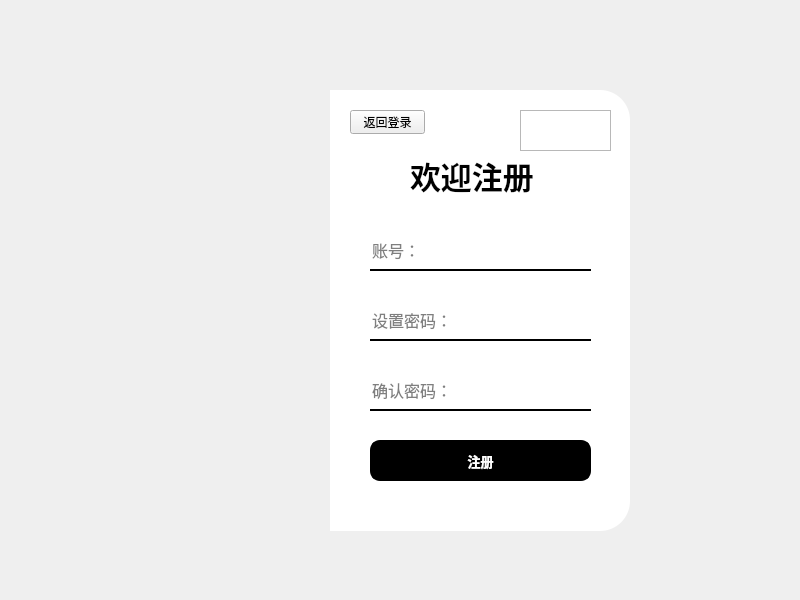
<?xml version="1.0" encoding="UTF-8"?>
<ui version="4.0">
 <class>RegisterWidget</class>
 <widget class="QMainWindow" name="RegisterWidget">
  <property name="geometry">
   <rect>
    <x>0</x>
    <y>0</y>
    <width>800</width>
    <height>600</height>
   </rect>
  </property>
  <property name="windowTitle">
   <string>MainWindow</string>
  </property>
  <widget class="QWidget" name="centralwidget">
   <widget class="QFrame" name="frame">
    <property name="geometry">
     <rect>
      <x>520</x>
      <y>110</y>
      <width>91</width>
      <height>41</height>
     </rect>
    </property>
    <property name="styleSheet">
     <string notr="true">QPushButton{
border:none;
}
QPushButton:hover{
padding-bottom:5px;
}</string>
    </property>
    <property name="frameShape">
     <enum>QFrame::StyledPanel</enum>
    </property>
    <property name="frameShadow">
     <enum>QFrame::Raised</enum>
    </property>
    <layout class="QHBoxLayout" name="horizontalLayout">
     <item>
      <widget class="QPushButton" name="btn_minimize">
       <property name="text">
        <string/>
       </property>
       <property name="icon">
        <iconset resource="resources.qrc">
         <normaloff>:/icons/images/icons/icon_minimize1.png</normaloff>:/icons/images/icons/icon_minimize1.png</iconset>
       </property>
      </widget>
     </item>
     <item>
      <widget class="QPushButton" name="btn_close">
       <property name="text">
        <string/>
       </property>
       <property name="icon">
        <iconset resource="resources.qrc">
         <normaloff>:/icons/images/icons/icon_close1.png</normaloff>:/icons/images/icons/icon_close1.png</iconset>
       </property>
      </widget>
     </item>
    </layout>
   </widget>
   <widget class="QLabel" name="label_error">
    <property name="geometry">
     <rect>
      <x>430</x>
      <y>360</y>
      <width>151</width>
      <height>21</height>
     </rect>
    </property>
    <property name="font">
     <font>
      <pointsize>10</pointsize>
     </font>
    </property>
    <property name="text">
     <string/>
    </property>
   </widget>
   <widget class="QLabel" name="label_3">
    <property name="geometry">
     <rect>
      <x>410</x>
      <y>160</y>
      <width>131</width>
      <height>51</height>
     </rect>
    </property>
    <property name="font">
     <font>
      <family>幼圆</family>
      <pointsize>23</pointsize>
      <bold>true</bold>
     </font>
    </property>
    <property name="text">
     <string>欢迎注册</string>
    </property>
   </widget>
   <widget class="QLineEdit" name="lineEdit_password_2">
    <property name="geometry">
     <rect>
      <x>370</x>
      <y>360</y>
      <width>221</width>
      <height>41</height>
     </rect>
    </property>
    <property name="font">
     <font>
      <pointsize>12</pointsize>
     </font>
    </property>
    <property name="styleSheet">
     <string notr="true">border:none;
border-bottom:2px solid rgb(0, 0, 0);</string>
    </property>
    <property name="echoMode">
     <enum>QLineEdit::Password</enum>
    </property>
    <property name="placeholderText">
     <string>确认密码：</string>
    </property>
   </widget>
   <widget class="QLineEdit" name="lineEdit_username_2">
    <property name="geometry">
     <rect>
      <x>370</x>
      <y>240</y>
      <width>221</width>
      <height>41</height>
     </rect>
    </property>
    <property name="font">
     <font>
      <pointsize>12</pointsize>
     </font>
    </property>
    <property name="styleSheet">
     <string notr="true">border:none;
border-bottom:2px solid rgb(0, 0, 0);</string>
    </property>
    <property name="placeholderText">
     <string>设置账号：</string>
    </property>
   </widget>
   <widget class="QPushButton" name="btn_back">
    <property name="geometry">
     <rect>
      <x>350</x>
      <y>100</y>
      <width>75</width>
      <height>24</height>
     </rect>
    </property>
    <property name="text">
     <string>返回登录</string>
    </property>
   </widget>
   <widget class="QFrame" name="frame_2">
    <property name="geometry">
     <rect>
      <x>370</x>
      <y>460</y>
      <width>221</width>
      <height>55</height>
     </rect>
    </property>
    <property name="styleSheet">
     <string notr="true">QPushButton{
	border:none;
}
QPushButton:pressed{
	padding-top:5px;
	padding-left:5px;
}</string>
    </property>
    <property name="frameShape">
     <enum>QFrame::StyledPanel</enum>
    </property>
    <property name="frameShadow">
     <enum>QFrame::Raised</enum>
    </property>
    <layout class="QHBoxLayout" name="horizontalLayout_2">
     <item>
      <widget class="QPushButton" name="btn_LoginByWechat">
       <property name="text">
        <string/>
       </property>
       <property name="icon">
        <iconset resource="resources.qrc">
         <normaloff>:/images/images/images/WeChat.png</normaloff>:/images/images/images/WeChat.png</iconset>
       </property>
       <property name="iconSize">
        <size>
         <width>35</width>
         <height>35</height>
        </size>
       </property>
      </widget>
     </item>
     <item>
      <widget class="QPushButton" name="btn_LoginByQQ">
       <property name="text">
        <string/>
       </property>
       <property name="icon">
        <iconset resource="resources.qrc">
         <normaloff>:/images/images/images/QQ.png</normaloff>:/images/images/images/QQ.png</iconset>
       </property>
       <property name="iconSize">
        <size>
         <width>35</width>
         <height>35</height>
        </size>
       </property>
      </widget>
     </item>
     <item>
      <widget class="QPushButton" name="btn_LoginByQRcode">
       <property name="text">
        <string/>
       </property>
       <property name="icon">
        <iconset resource="resources.qrc">
         <normaloff>:/images/images/images/QR-code.png</normaloff>:/images/images/images/QR-code.png</iconset>
       </property>
       <property name="iconSize">
        <size>
         <width>35</width>
         <height>35</height>
        </size>
       </property>
      </widget>
     </item>
    </layout>
   </widget>
   <widget class="QPushButton" name="btn_login">
    <property name="geometry">
     <rect>
      <x>370</x>
      <y>430</y>
      <width>221</width>
      <height>41</height>
     </rect>
    </property>
    <property name="font">
     <font>
      <family>Arial</family>
      <pointsize>10</pointsize>
      <bold>true</bold>
     </font>
    </property>
    <property name="styleSheet">
     <string notr="true">QPushButton{
	background-color: rgb(0,0,0);
	color: rgb(255,255,255);
	border:2px solid rgb(0,0,0);
	border-radius:10px;
}
QPushButton:pressed{
padding-top:5px;
padding-left:5px;
}</string>
    </property>
    <property name="text">
     <string>注册</string>
    </property>
   </widget>
   <widget class="QLabel" name="label_2">
    <property name="geometry">
     <rect>
      <x>330</x>
      <y>90</y>
      <width>300</width>
      <height>441</height>
     </rect>
    </property>
    <property name="styleSheet">
     <string notr="true">background-color: rgb(255, 255, 255);
border-top-right-radius:30px;
border-bottom-right-radius:30px;</string>
    </property>
    <property name="text">
     <string/>
    </property>
   </widget>
   <widget class="QLineEdit" name="lineEdit_password">
    <property name="geometry">
     <rect>
      <x>370</x>
      <y>300</y>
      <width>221</width>
      <height>41</height>
     </rect>
    </property>
    <property name="font">
     <font>
      <pointsize>12</pointsize>
     </font>
    </property>
    <property name="styleSheet">
     <string notr="true">border:none;
border-bottom:2px solid rgb(0, 0, 0);</string>
    </property>
    <property name="echoMode">
     <enum>QLineEdit::Password</enum>
    </property>
    <property name="placeholderText">
     <string>设置密码：</string>
    </property>
   </widget>
   <widget class="QLabel" name="label">
    <property name="geometry">
     <rect>
      <x>50</x>
      <y>90</y>
      <width>280</width>
      <height>441</height>
     </rect>
    </property>
    <property name="styleSheet">
     <string notr="true">border-image: url(:/images/images/images/login.png);
border-top-left-radius:30px;
border-bottom-left-radius:30px;</string>
    </property>
    <property name="text">
     <string/>
    </property>
   </widget>
   <widget class="QLineEdit" name="lineEdit_username">
    <property name="geometry">
     <rect>
      <x>370</x>
      <y>230</y>
      <width>221</width>
      <height>41</height>
     </rect>
    </property>
    <property name="font">
     <font>
      <pointsize>12</pointsize>
     </font>
    </property>
    <property name="styleSheet">
     <string notr="true">border:none;
border-bottom:2px solid rgb(0, 0, 0);</string>
    </property>
    <property name="placeholderText">
     <string>账号：</string>
    </property>
   </widget>
   <widget class="QFrame" name="frame_3">
    <property name="geometry">
     <rect>
      <x>520</x>
      <y>110</y>
      <width>91</width>
      <height>41</height>
     </rect>
    </property>
    <property name="styleSheet">
     <string notr="true">QPushButton{
border:none;
}
QPushButton:hover{
padding-bottom:5px;
}</string>
    </property>
    <property name="frameShape">
     <enum>QFrame::StyledPanel</enum>
    </property>
    <property name="frameShadow">
     <enum>QFrame::Raised</enum>
    </property>
    <layout class="QHBoxLayout" name="horizontalLayout_3">
     <item>
      <widget class="QPushButton" name="btn_minimize_2">
       <property name="text">
        <string/>
       </property>
       <property name="icon">
        <iconset resource="resources.qrc">
         <normaloff>:/icons/images/icons/icon_minimize1.png</normaloff>:/icons/images/icons/icon_minimize1.png</iconset>
       </property>
      </widget>
     </item>
     <item>
      <widget class="QPushButton" name="btn_close_2">
       <property name="text">
        <string/>
       </property>
       <property name="icon">
        <iconset resource="resources.qrc">
         <normaloff>:/icons/images/icons/icon_close1.png</normaloff>:/icons/images/icons/icon_close1.png</iconset>
       </property>
      </widget>
     </item>
    </layout>
   </widget>
   <widget class="QLabel" name="label_4">
    <property name="geometry">
     <rect>
      <x>410</x>
      <y>150</y>
      <width>131</width>
      <height>51</height>
     </rect>
    </property>
    <property name="font">
     <font>
      <family>幼圆</family>
      <pointsize>23</pointsize>
      <bold>true</bold>
     </font>
    </property>
    <property name="text">
     <string>欢迎注册</string>
    </property>
   </widget>
   <widget class="QPushButton" name="btn_back_2">
    <property name="geometry">
     <rect>
      <x>350</x>
      <y>110</y>
      <width>75</width>
      <height>24</height>
     </rect>
    </property>
    <property name="text">
     <string>返回登录</string>
    </property>
   </widget>
   <widget class="QLineEdit" name="lineEdit_password_3">
    <property name="geometry">
     <rect>
      <x>370</x>
      <y>370</y>
      <width>221</width>
      <height>41</height>
     </rect>
    </property>
    <property name="font">
     <font>
      <pointsize>12</pointsize>
     </font>
    </property>
    <property name="styleSheet">
     <string notr="true">border:none;
border-bottom:2px solid rgb(0, 0, 0);</string>
    </property>
    <property name="echoMode">
     <enum>QLineEdit::Password</enum>
    </property>
    <property name="placeholderText">
     <string>确认密码：</string>
    </property>
   </widget>
   <widget class="QPushButton" name="btn_login_2">
    <property name="geometry">
     <rect>
      <x>370</x>
      <y>440</y>
      <width>221</width>
      <height>41</height>
     </rect>
    </property>
    <property name="font">
     <font>
      <family>Arial</family>
      <pointsize>10</pointsize>
      <bold>true</bold>
     </font>
    </property>
    <property name="styleSheet">
     <string notr="true">QPushButton{
	background-color: rgb(0,0,0);
	color: rgb(255,255,255);
	border:2px solid rgb(0,0,0);
	border-radius:10px;
}
QPushButton:pressed{
padding-top:5px;
padding-left:5px;
}</string>
    </property>
    <property name="text">
     <string>注册</string>
    </property>
   </widget>
  </widget>
 </widget>
 <resources>
  <include location="resources.qrc"/>
 </resources>
 <connections>
  <connection>
   <sender>btn_minimize_2</sender>
   <signal>clicked()</signal>
   <receiver>RegisterWidget</receiver>
   <slot>showMinimized()</slot>
   <hints>
    <hint type="sourcelabel">
     <x>544</x>
     <y>124</y>
    </hint>
    <hint type="destinationlabel">
     <x>542</x>
     <y>62</y>
    </hint>
   </hints>
  </connection>
  <connection>
   <sender>btn_close_2</sender>
   <signal>clicked()</signal>
   <receiver>label_2</receiver>
   <slot>close()</slot>
   <hints>
    <hint type="sourcelabel">
     <x>586</x>
     <y>132</y>
    </hint>
    <hint type="destinationlabel">
     <x>583</x>
     <y>95</y>
    </hint>
   </hints>
  </connection>
 </connections>
</ui>
